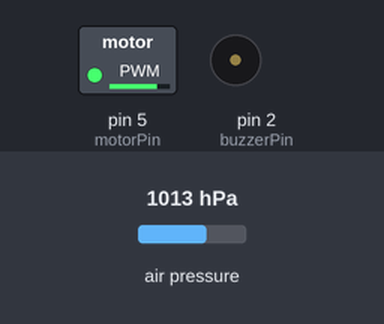
A sketch run on a simulated Arduino Uno, built with avr-gcc and run on an emulated ATmega328P. Shown: switched loads named in the sketch (green lamp = pin HIGH), buzzer (waves = sounding). Dashed ring = blinking. Inputs (shaded band) come from the test bench; at power-on: air pressure 1013 hPa. What the sketch prints to the serial monitor is not drawn.

Above: at 0.35 s.
At 1.2 s:
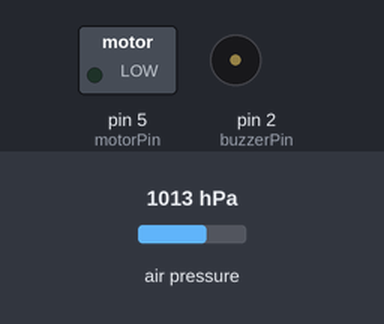
1.3 s: air pressure set to 952 hPa
At 1.5 s:
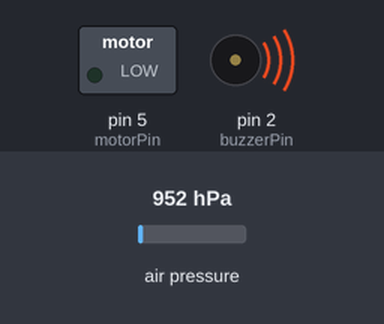
Timing chart, 0 to 4.3 s (numbered marks = the images above; inputs shaded):
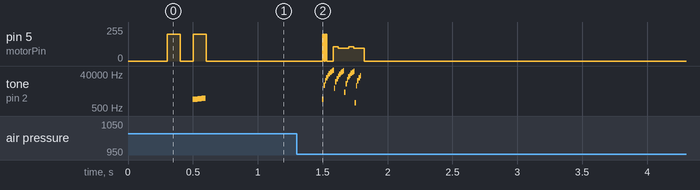

Measured:
- after the input at 1.3 s, tone on pin 2 (buzzerPin): plays 1500 Hz for 0.01 s, 9343 Hz for 0.01 s, 17186 Hz for 0.01 s, 25029 Hz for 0.01 s, 32872 Hz for 0.01 s, 40716 Hz for 0.01 s … (30 notes in this stretch), starting after 0.20 s
- by itself, tone on pin 2 (buzzerPin): plays 1500 Hz for 0.01 s, 1531 Hz for 0.01 s, 1562 Hz for 0.01 s, 1593 Hz for 0.01 s, 1624 Hz for 0.01 s, 1655 Hz for 0.01 s … (10 notes in this stretch)

The sketch:

ZipoVario.ino
```cpp
#include <Wire.h>
#include <Adafruit_BMP280.h>
#include <TimerOne.h>

#define DATA_BUFFER_SIZE 3

#define TASK_DATA_TICKS 30 //100 system ticks is 1 second
#define TASK_BUZZER_TICKS 1
#define TASK_MOTOR_TICKS 30

#define TIMMER_BUZZER 50
#define BASE_TONE 1500
#define BASE_POWER 100
#define MAX_POWER 200
#define SENSIBILITY 0.1 // Speed m/s

Adafruit_BMP280 bmp; // I2C
int motorPin = 5; //motor transistor is connected to pin 5
const int buzzerPin = 2  ; //buzzer to arduino pin 2
float pressure_sea_level = 1013.25;
float alt_data[DATA_BUFFER_SIZE];
float filter_altitude=0, vertical_speed=0;
int buzzer=0, motor=0;
volatile int tone_buzzer=BASE_TONE; // Send 1KHz sound signal...
volatile int power_motor=BASE_POWER;

void setup() {
  Serial.begin(9600);
  Serial.println(F("BMP280 test"));

  if (!bmp.begin(BMP280_ADDRESS_ALT, BMP280_CHIPID)) {
    Serial.println(F("Could not find a valid BMP280 sensor, check wiring or "
                      "try a different address!"));
    while (1) delay(10);
  }

  /* Default settings from datasheet. */
  bmp.setSampling(Adafruit_BMP280::MODE_NORMAL,     /* Operating Mode. */
                  Adafruit_BMP280::SAMPLING_X2,     /* Temp. oversampling */
                  Adafruit_BMP280::SAMPLING_X16,    /* Pressure oversampling */
                  Adafruit_BMP280::FILTER_X16,      /* Filtering. */
                  Adafruit_BMP280::STANDBY_MS_500); /* Standby time. */

  pinMode(motorPin, OUTPUT);
  pinMode(buzzer, OUTPUT);

  Timer1.initialize(3333);//Now call 1/300 seconds. Interrupt call every second with value 1000000
  Timer1.attachInterrupt(scheduler);
}

void loop() {
  static int counter=0;
  static float raw_altitude=0;
  float aux=bmp.readAltitude(pressure_sea_level);
  if(aux != raw_altitude){
    if(counter==DATA_BUFFER_SIZE)
      counter=0;

    raw_altitude = aux;
    alt_data[counter]=raw_altitude;
    counter++;
  }

  if(buzzer)
    tone(buzzerPin, tone_buzzer);
  else
    noTone(buzzerPin);
  if(motor){
    if(power_motor<MAX_POWER)analogWrite(motorPin, power_motor); //vibrate
    else analogWrite(motorPin, MAX_POWER);
  }else
    analogWrite(motorPin, 0);
}

void data_filter(){
  float aux=0;
  for(int c=0; c<DATA_BUFFER_SIZE; c++){
    //Serial.print(alt_data[c]);Serial.print("-");
    aux += alt_data[c];
  }
  filter_altitude = aux / DATA_BUFFER_SIZE;
}

void scheduler(){
  static int counter=0;
  counter++;
  switch(counter){
    case 1:
      task_data_collector();
      break;
    case 2:
      task_buzzer();
      break;
    case 3:
      task_motor();
      counter=0;
  }
}
void task_data_collector(){
  static int counter=0;
  counter++;
  if(counter==TASK_DATA_TICKS){
    float aux = filter_altitude;
    data_filter();
    vertical_speed = (filter_altitude - aux) * (100 / TASK_DATA_TICKS);
    /*Serial.print(F("Filter altitude = "));
    Serial.print(filter_altitude);
    Serial.println(" m");
    Serial.print(F("vertical_speed = "));
    Serial.print(vertical_speed);
    Serial.println(" m/s");*/
    counter=0;
  }
}

void task_buzzer(){
  static int counter=0;
  static int timmer_buzzer=0;
  counter++;
  if(vertical_speed>0)tone_buzzer+=15*vertical_speed;
  else tone_buzzer+=5*vertical_speed;
  if(counter==TASK_BUZZER_TICKS){
    counter=0;
    timmer_buzzer++;
    if(timmer_buzzer == TIMMER_BUZZER){
      tone_buzzer=BASE_TONE;
      timmer_buzzer=0;
      if(buzzer)buzzer=0;
      else buzzer=1;
    }
  }
  if((vertical_speed > -SENSIBILITY) && (vertical_speed < SENSIBILITY)) buzzer=0;
}

void task_motor(){
  static int counter=0;
  counter++;
  if(vertical_speed > SENSIBILITY){
    power_motor = BASE_POWER + (vertical_speed * 50);
    if(counter>=TASK_MOTOR_TICKS - (vertical_speed * 10)){
      if(motor)motor=0;
      else motor=1;
      counter=0;
    }
  }else motor = 0;
}
```
